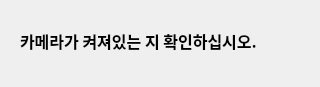
<?xml version="1.0" encoding="UTF-8"?>
<ui version="4.0">
 <class>Dialog</class>
 <widget class="QDialog" name="Dialog">
  <property name="geometry">
   <rect>
    <x>0</x>
    <y>0</y>
    <width>320</width>
    <height>87</height>
   </rect>
  </property>
  <property name="windowTitle">
   <string>Dialog</string>
  </property>
  <widget class="QLabel" name="label">
   <property name="geometry">
    <rect>
     <x>20</x>
     <y>20</y>
     <width>271</width>
     <height>41</height>
    </rect>
   </property>
   <property name="font">
    <font>
     <family>맑은 고딕</family>
     <pointsize>12</pointsize>
     <weight>75</weight>
     <bold>true</bold>
    </font>
   </property>
   <property name="text">
    <string>카메라가 켜져있는 지 확인하십시오.</string>
   </property>
  </widget>
 </widget>
 <resources/>
 <connections/>
</ui>
